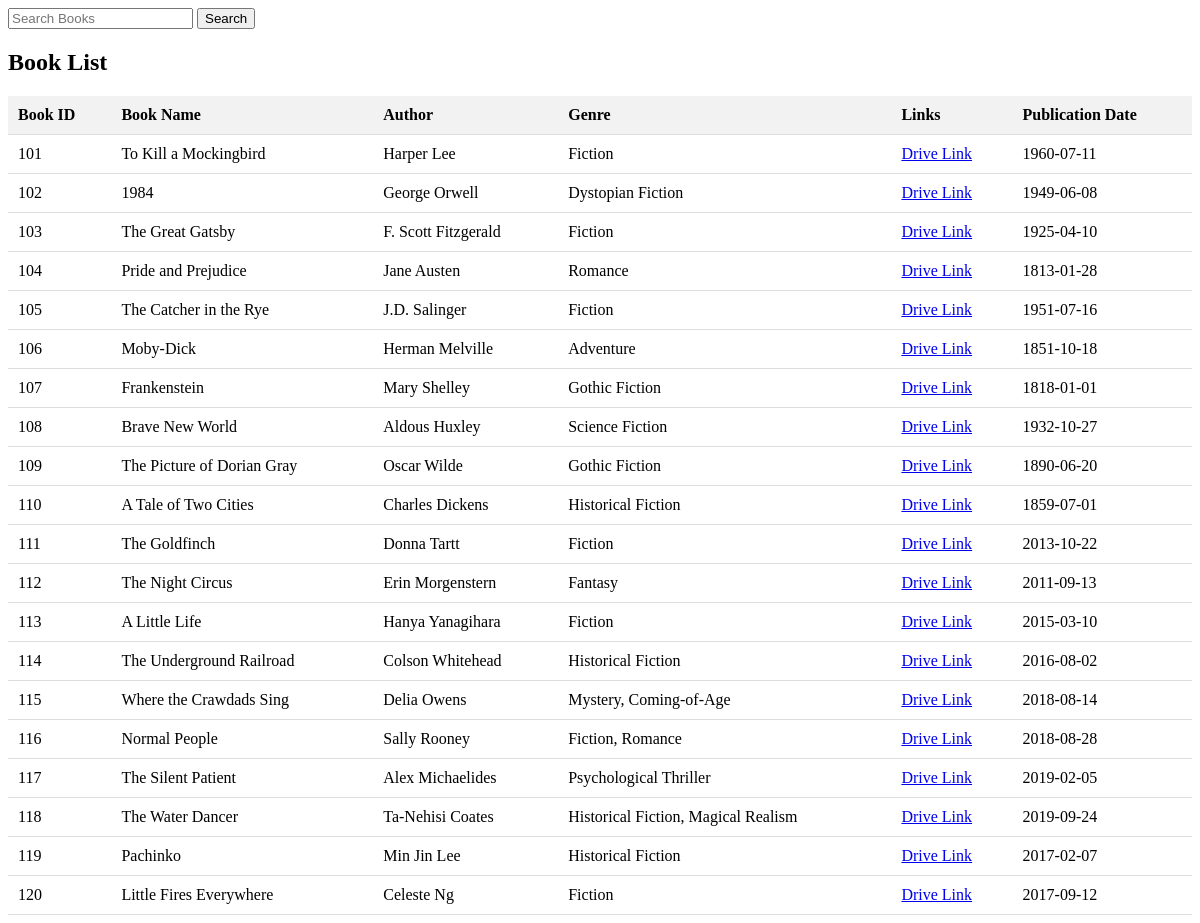
Screenshot of /book.php with the database file from the repository.
### tables this page shows
CREATE TABLE `books` (
  `b_id` int(11) NOT NULL,
  `book_name` varchar(100) NOT NULL,
  `a_name` varchar(100) NOT NULL,
  `genre` varchar(50) NOT NULL,
  `links` varchar(200) NOT NULL,
  `pub_date` date NOT NULL
);

### book.php (the view, shortened to what this page needs)
<?php
require_once('dbConnect.php');
$books = [];
if (isset($_GET['book_query'])) {
    $search_query = $_GET['book_query'];
    $query = "SELECT * FROM books WHERE book_name LIKE '%$search_query%'";
    $result = mysqli_query($conn, $query);
    if ($result && mysqli_num_rows($result) > 0) {
        while ($row = mysqli_fetch_assoc($result)) {
            $books[] = $row;
        }
    }
} else {
    $query = "SELECT * FROM books";
    $result = mysqli_query($conn, $query);
    if ($result && mysqli_num_rows($result) > 0) {
        while ($row = mysqli_fetch_assoc($result)) {
            $books[] = $row;
        }
    }
}
?>
<!DOCTYPE html>
<html>
<head>
</head>
<body>
    <div class="container">
        <div class="search-bar">
            <form action="book.php" method="GET">
                <input type="text" name="book_query" placeholder="Search Books">
                <input type="submit" value="Search">
            </form>
        </div>
        <div class="box">
            <?php if (!empty($books)) : ?>
                <h2>Book List</h2>
                <table>
                    <tr>
                        <th>Book ID</th>
                        <th>Book Name</th>
                        <th>Author</th>
                        <th>Genre</th>
                        <th>Links</th>
                        <th>Publication Date</th>
                    </tr>
                    <?php foreach ($books as $book) : ?>
                        <tr>
                            <td><?php echo $book['b_id']; ?></td>
                            <td><?php echo $book['book_name']; ?></td>
                            <td><?php echo $book['a_name']; ?></td>
                            <td><?php echo $book['genre']; ?></td>
                            <td><a href="<?php echo $book['links']; ?>">Drive Link</a></td>
                            <td><?php echo $book['pub_date']; ?></td>
                        </tr>
                    <?php endforeach; ?>
                </table>
            <?php else : ?>
                <p>No books found.</p>
            <?php endif; ?>
        </div>
    </div>
</body>
</html>

### book.php (style rules this page uses)
table { width: 100%; border-collapse: collapse; margin-top: 20px; }
th, td { padding: 10px; text-align: left; border-bottom: 1px solid #ddd; }
th { background-color: #f2f2f2; font-weight: bold; }

### rows the page displays
books: b_id "101", book_name "To Kill a Mockingbird", a_name "Harper Lee", genre "Fiction", pub_date "1960-07-11"
books: b_id "102", book_name "1984", a_name "George Orwell", genre "Dystopian Fiction", pub_date "1949-06-08"
books: b_id "103", book_name "The Great Gatsby", a_name "F. Scott Fitzgerald", genre "Fiction", pub_date "1925-04-10"
books: b_id "104", book_name "Pride and Prejudice", a_name "Jane Austen", genre "Romance", pub_date "1813-01-28"
books: b_id "105", book_name "The Catcher in the Rye", a_name "J.D. Salinger", genre "Fiction", pub_date "1951-07-16"
books: b_id "106", book_name "Moby-Dick", a_name "Herman Melville", genre "Adventure", pub_date "1851-10-18"
books: b_id "107", book_name "Frankenstein", a_name "Mary Shelley", genre "Gothic Fiction", pub_date "1818-01-01"
books: b_id "108", book_name "Brave New World", a_name "Aldous Huxley", genre "Science Fiction", pub_date "1932-10-27"
books: b_id "109", book_name "The Picture of Dorian Gray", a_name "Oscar Wilde", genre "Gothic Fiction", pub_date "1890-06-20"
books: b_id "110", book_name "A Tale of Two Cities", a_name "Charles Dickens", genre "Historical Fiction", pub_date "1859-07-01"
books: b_id "111", book_name "The Goldfinch", a_name "Donna Tartt", genre "Fiction", pub_date "2013-10-22"
books: b_id "112", book_name "The Night Circus", a_name "Erin Morgenstern", genre "Fantasy", pub_date "2011-09-13"
books: b_id "113", book_name "A Little Life", a_name "Hanya Yanagihara", genre "Fiction", pub_date "2015-03-10"
books: b_id "114", book_name "The Underground Railroad", a_name "Colson Whitehead", genre "Historical Fiction", pub_date "2016-08-02"
books: b_id "115", book_name "Where the Crawdads Sing", a_name "Delia Owens", genre "Mystery, Coming-of-Age", pub_date "2018-08-14"
books: b_id "116", book_name "Normal People", a_name "Sally Rooney", genre "Fiction, Romance", pub_date "2018-08-28"
books: b_id "117", book_name "The Silent Patient", a_name "Alex Michaelides", genre "Psychological Thriller", pub_date "2019-02-05"
books: b_id "118", book_name "The Water Dancer", a_name "Ta-Nehisi Coates", genre "Historical Fiction, Magical Realism", pub_date "2019-09-24"
books: b_id "119", book_name "Pachinko", a_name "Min Jin Lee", genre "Historical Fiction", pub_date "2017-02-07"
books: b_id "120", book_name "Little Fires Everywhere", a_name "Celeste Ng", genre "Fiction", pub_date "2017-09-12"
